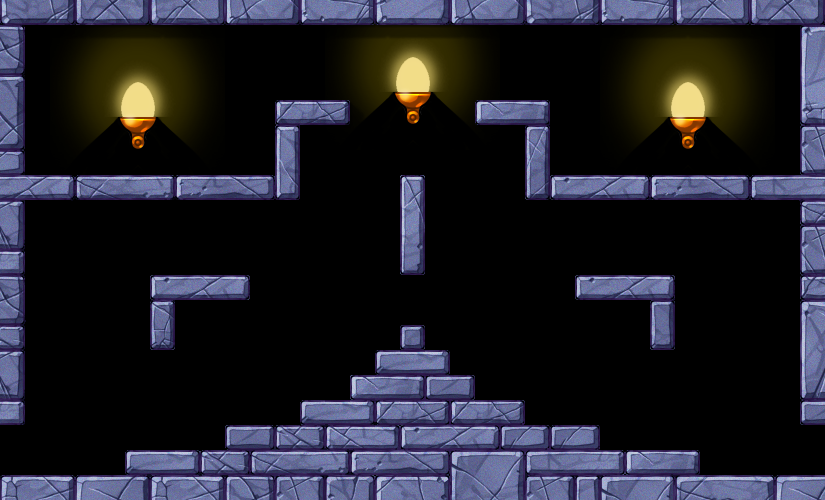

A 2D game scene composited from a Tiled map and its tileset images. What follows is a short description and the map's XML, with every tile layer's data as written:
An orthogonal 33x20 tile map with 25x25 px tiles, 1 tile layer (Tile Layer 1) and 12 objects (7x Gem, PlayerStart, Door, EnemyR00, EnemyL21, ...).

<map version="1.10" tiledversion="1.10.2" orientation="orthogonal" renderorder="right-down" width="33" height="20" tilewidth="25" tileheight="25" infinite="0" nextlayerid="3" nextobjectid="17">
 <properties>
  <property name="Background" value="bg_castle" />
  <property name="Background Offset Y" type="int" value="0" />
  <property name="biome" value="castle" />
 </properties>
 <tileset firstgid="1" source="castle.tsx" />
 <layer id="1" name="Tile Layer 1" width="33" height="20">
  <data encoding="csv">
610,611,612,613,614,615,616,617,618,619,620,621,622,623,624,703,704,705,706,707,708,709,710,711,712,713,714,715,716,717,718,719,720,
649,650,651,652,653,654,655,656,657,658,659,660,661,662,663,742,743,744,745,746,747,748,749,750,751,752,753,754,755,756,757,758,759,
688,689,690,691,692,693,694,695,696,697,698,699,700,701,702,781,782,783,784,785,786,787,788,789,790,791,792,793,794,795,796,797,798,
1063,1064,1065,1066,1067,1068,1069,1070,1071,1072,1073,1074,1075,1076,1077,1078,1079,1080,1081,1082,1083,1084,1085,1086,1087,1088,1089,1090,1091,1092,958,959,960,
1102,1103,1104,1105,1106,1107,1108,1109,1110,1111,1112,1113,1114,1115,1116,1117,1118,1119,1120,1121,1122,1123,1124,1125,1126,1127,1128,1129,1130,1131,997,998,999,
1141,1142,1143,1144,1145,1146,1147,1148,1149,1150,1151,1152,1153,1154,1155,1156,1157,1158,1159,1160,1161,1162,1163,1164,1165,1166,1167,1168,1169,1170,1036,1037,1038,
1993,1994,1995,1996,1997,1998,1999,2000,2001,2002,2003,2004,2005,0,0,0,0,0,0,0,0,2011,2012,2013,2014,2015,2016,2017,2018,2019,2020,2021,2022,
2032,2033,2034,2035,2036,2037,2038,2039,2040,2041,2042,2043,2044,0,0,0,2048,2049,0,0,0,2050,2051,2052,2053,2054,2055,2056,2057,2058,2059,2060,2061,
2071,2072,2073,2074,2075,2076,2077,2078,2079,2080,2081,2082,2083,0,0,0,2087,2088,0,0,0,2089,2090,2091,2092,2093,2094,2095,2096,2097,2098,2099,2100,
2491,2492,0,0,0,0,0,0,0,0,0,0,0,0,0,0,2495,2496,0,0,0,0,0,0,0,0,0,1420,0,0,0,0,2595,
2530,2531,0,0,0,0,0,0,0,0,0,0,0,0,0,0,2534,2535,0,0,0,0,0,0,0,0,0,1459,0,0,0,0,2634,
2569,2570,0,0,0,0,1516,1517,1518,1519,1520,0,0,0,0,0,2573,2574,0,0,0,0,0,1836,1837,1838,1839,1498,0,0,0,0,2673,
2947,2948,0,0,0,0,2929,2930,2931,1552,1553,0,0,0,0,0,0,0,0,0,0,0,0,1788,2926,2927,2928,2005,0,0,0,0,2844,
2986,2987,0,0,0,0,2968,2969,0,0,0,0,0,0,0,0,3092,3093,0,0,0,0,0,0,0,2966,2967,2044,0,0,0,0,2883,
3025,3026,0,0,0,0,3007,3008,0,0,0,0,0,0,0,3130,3131,3132,0,0,0,0,0,0,0,3005,3006,2083,0,0,0,0,2922,
3427,3428,0,0,0,0,0,0,0,0,0,0,0,0,3513,3514,3515,3516,3517,3518,0,0,0,0,0,0,0,0,0,0,0,0,3525,
3466,3467,0,0,0,0,0,0,0,0,0,0,3550,3551,3552,3553,3554,3555,3556,3557,3558,3559,0,0,0,0,0,0,0,0,0,0,3564,
3505,3506,0,0,0,0,0,0,0,3508,3509,3510,3589,3590,3591,3592,3593,3594,3595,3596,3597,3598,3599,3600,1498,0,0,0,0,0,0,0,3603,
0,0,0,0,0,4002,4003,4004,4005,4006,4007,4008,4009,4010,4011,4012,4013,4014,4015,4016,4017,4096,4097,4098,4099,4100,4101,4102,4103,0,0,0,0,
3679,3680,3681,4039,4040,4041,4042,4043,4044,4045,4046,4047,4048,4049,4050,4051,4052,4053,4054,4055,4056,4135,4136,4137,4138,4139,4140,4141,4142,4143,3820,3821,3822
</data>
 </layer>
 <objectgroup id="2" name="Object Layer 1">
  <object id="1" name="PlayerStart" x="10" y="475">
   <point />
  </object>
  <object id="2" name="Door" x="775" y="425">
   <point />
  </object>
  <object id="4" name="Gem" x="199.667" y="275">
   <point />
  </object>
  <object id="5" name="Gem" x="413" y="323.667">
   <point />
  </object>
  <object id="6" name="Gem" x="623.667" y="275">
   <point />
  </object>
  <object id="13" name="Gem" x="761" y="173">
   <point />
  </object>
  <object id="9" name="Gem" x="63.6667" y="173">
   <point />
  </object>
  <object id="10" name="Gem" x="561" y="423">
   <point />
  </object>
  <object id="11" name="Gem" x="259.667" y="423.667">
   <point />
  </object>
  <object id="14" name="EnemyR00" x="279.198" y="315.309">
   <point />
  </object>
  <object id="15" name="EnemyL21" x="324.117" y="91.5982">
   <point />
  </object>
  <object id="16" name="EnemyR22" x="507.313" y="90.7174">
   <point />
  </object>
 </objectgroup>
</map>
